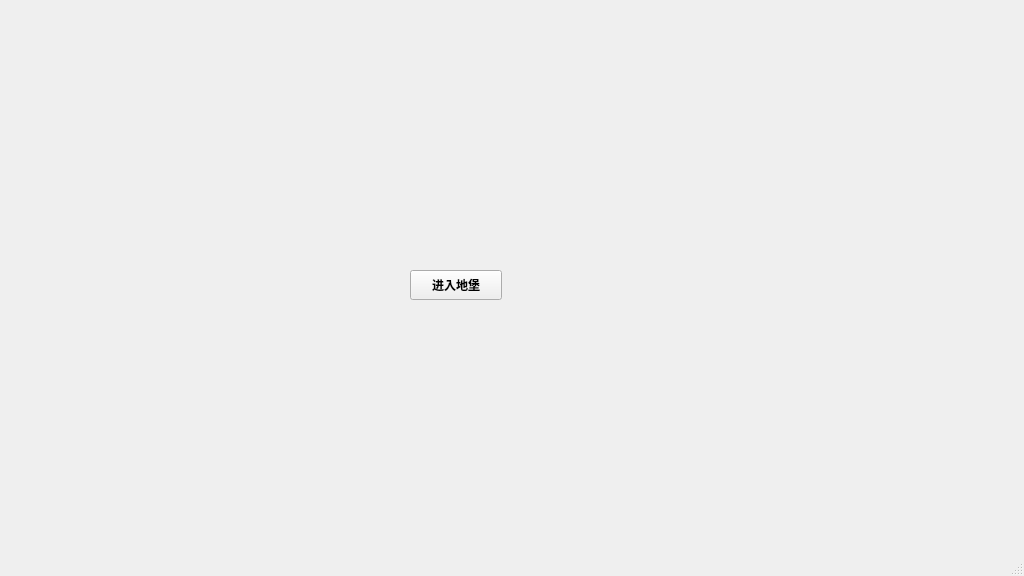
<?xml version="1.0" encoding="UTF-8"?>
<ui version="4.0">
 <class>iceplace</class>
 <widget class="QMainWindow" name="iceplace">
  <property name="geometry">
   <rect>
    <x>0</x>
    <y>0</y>
    <width>1024</width>
    <height>576</height>
   </rect>
  </property>
  <property name="windowTitle">
   <string>MainWindow</string>
  </property>
  <widget class="QWidget" name="centralwidget">
   <widget class="QWidget" name="widget" native="true">
    <property name="geometry">
     <rect>
      <x>420</x>
      <y>350</y>
      <width>81</width>
      <height>81</height>
     </rect>
    </property>
   </widget>
   <widget class="QWidget" name="widget_2" native="true">
    <property name="geometry">
     <rect>
      <x>340</x>
      <y>310</y>
      <width>120</width>
      <height>120</height>
     </rect>
    </property>
   </widget>
   <widget class="QWidget" name="widget_3" native="true">
    <property name="geometry">
     <rect>
      <x>460</x>
      <y>310</y>
      <width>120</width>
      <height>120</height>
     </rect>
    </property>
   </widget>
   <widget class="QPushButton" name="entericeberg">
    <property name="geometry">
     <rect>
      <x>410</x>
      <y>270</y>
      <width>92</width>
      <height>30</height>
     </rect>
    </property>
    <property name="font">
     <font>
      <bold>true</bold>
     </font>
    </property>
    <property name="text">
     <string>进入地堡</string>
    </property>
   </widget>
  </widget>
  <widget class="QMenuBar" name="menubar">
   <property name="geometry">
    <rect>
     <x>0</x>
     <y>0</y>
     <width>1024</width>
     <height>25</height>
    </rect>
   </property>
  </widget>
  <widget class="QStatusBar" name="statusbar"/>
 </widget>
 <resources/>
 <connections/>
</ui>
